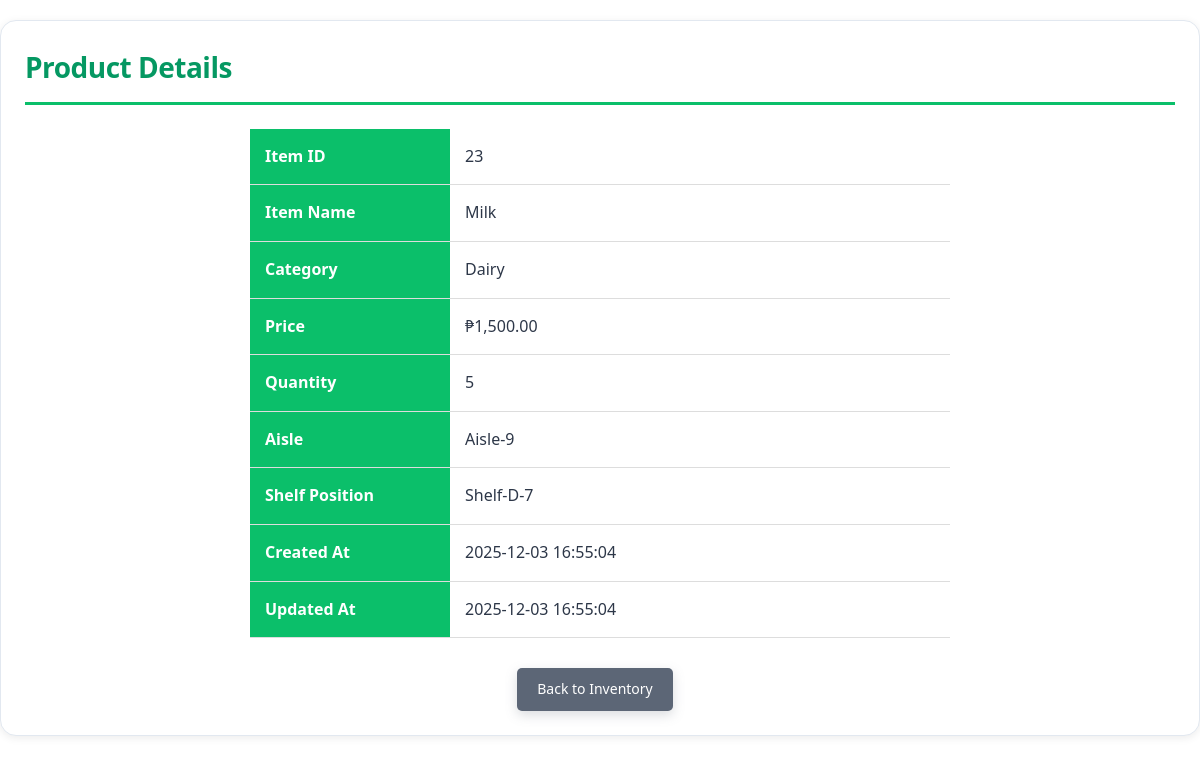
The app's page /view.php?id=23 (signed in) with its own data.
### tables this page shows
CREATE TABLE `items` (
  `item_id` int(11) NOT NULL AUTO_INCREMENT PRIMARY KEY,
  `item_name` varchar(255) NOT NULL,
  `category` varchar(100),
  `price` decimal(10,2) NOT NULL,
  `quantity` int(11) NOT NULL DEFAULT 0,
  `isles` varchar(100) NOT NULL,
  `shelf_position` varchar(100) NOT NULL,
  `created_at` timestamp NOT NULL DEFAULT current_timestamp(),
  `updated_at` timestamp NOT NULL DEFAULT current_timestamp() ON UPDATE current_timestamp()
);

### view.php (the view, shortened to what this page needs)
<?php
$item_id = $_GET['id'] ?? null;
$conn = getDBConnection();
$stmt = $conn->prepare("SELECT * FROM items WHERE item_id = ?");
$stmt->bind_param("i", $item_id);
$stmt->execute();
$result = $stmt->get_result();
$item = $result->fetch_assoc();
?>
<!DOCTYPE html>
<html lang="en">
<head>
    <link rel="stylesheet" href="style.css">
    <link rel="stylesheet" href="https://cdnjs.cloudflare.com/ajax/libs/font-awesome/6.4.0/css/all.min.css" />
</head>
<body>
    <div class="container">
        <h1>Product Details</h1>
        <div class="view-container">
            <table class="detail-table">
                <tr>
                    <th>Item ID</th>
                    <td><?php echo htmlspecialchars($item['item_id']); ?></td>
                </tr>
                <tr>
                    <th>Item Name</th>
                    <td><?php echo htmlspecialchars($item['item_name']); ?></td>
                </tr>
                <tr>
                    <th>Category</th>
                    <td><?php echo htmlspecialchars($item['category'] ?? 'N/A'); ?></td>
                </tr>
                <tr>
                    <th>Price</th>
                    <td>&#8369;<?php echo number_format($item['price'], 2); ?></td>
                </tr>
                <tr>
                    <th>Quantity</th>
                    <td><?php echo htmlspecialchars($item['quantity']); ?></td>
                </tr>
                <tr>
                    <th>Aisle</th>
                    <td><?php echo htmlspecialchars($item['isles']); ?></td>
                </tr>
                <tr>
                    <th>Shelf Position</th>
                    <td><?php echo htmlspecialchars($item['shelf_position']); ?></td>
                </tr>
                <?php if (isset($item['created_at'])): ?>
                <tr>
                    <th>Created At</th>
                    <td><?php echo date('Y-m-d H:i:s', strtotime($item['created_at'])); ?></td>
                </tr>
                <?php endif; ?>
                <?php if (isset($item['updated_at'])): ?>
                <tr>
                    <th>Updated At</th>
                    <td><?php echo date('Y-m-d H:i:s', strtotime($item['updated_at'])); ?></td>
                </tr>
                <?php endif; ?>
            </table>
            <div class="view-actions">
                <a href="items.php" class="btn btn-secondary">Back to Inventory</a>
            </div>
        </div>
    </div>
</body>
</html>

### style.css (style rules this page uses)
* { margin: 0; padding: 0; box-sizing: border-box; }
:root { --color-primary: #0bbf6a; --color-primary-light: #22d485; --color-primary-dark: #059862; --color-secondary: #5c6676; --color-secondary-dark: #434b5c; --color-accent: #9ce7c4; }
body { font-family: 'Segoe UI', Tahoma, Geneva, Verdana, sans-serif; background: #ffffff; color: #2d3748; line-height: 1.6; min-height: 100vh; }
.container { max-width: 1200px; margin: 20px auto; padding: 24px; background-color: #ffffff; border-radius: 16px; box-shadow: 0 2px 8px rgba(0, 0, 0, 0.08); border: 1px solid #e2e8f0; }
h1 { color: var(--color-primary-dark); margin-bottom: 24px; border-bottom: 3px solid var(--color-primary); padding-bottom: 12px; font-weight: 600; text-transform: none; letter-spacing: -0.5px; font-size: 28px; }
.btn { display: inline-block; padding: 10px 20px; text-decoration: none; border-radius: 5px; border: none; cursor: pointer; font-size: 14px; transition: background-color 0.3s; margin-right: 10px; }
.btn-secondary { background: var(--color-secondary); color: white; font-weight: 500; box-shadow: 0 4px 12px rgba(107, 114, 128, 0.25); transition: all 0.3s ease; }
.view-container { max-width: 700px; margin: 0 auto; }
.detail-table { width: 100%; border-collapse: collapse; margin-bottom: 30px; }
.detail-table th, .detail-table td { padding: 15px; text-align: left; border-bottom: 1px solid #ddd; }
.detail-table th { background: var(--color-primary); color: white; font-weight: 600; width: 200px; }
.view-actions { text-align: center; margin-top: 30px; }

### records on screen
items: item_id "23", item_name "Milk", category "Dairy", price "1,500.00", quantity "5", isles "Aisle-9", shelf_position "Shelf-D-7", created_at "2025-12-03 16:55:04", updated_at "2025-12-03 16:55:04"
